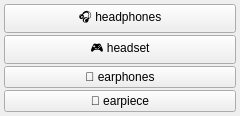
<?xml version="1.0" encoding="UTF-8"?>
<ui version="4.0">
 <class>clothes_headphones_menu</class>
 <widget class="QWidget" name="clothes_headphones_menu">
  <property name="geometry">
   <rect><x>0</x><y>0</y><width>240</width><height>60</height></rect>
  </property>
  <layout class="QGridLayout" name="grid">
   <property name="leftMargin"><number>4</number></property>
   <property name="topMargin"><number>4</number></property>
   <property name="rightMargin"><number>4</number></property>
   <property name="bottomMargin"><number>4</number></property>
   <property name="horizontalSpacing"><number>2</number></property>
   <property name="verticalSpacing"><number>2</number></property>
   <item row="0" column="0">
    <widget class="QPushButton" name="chk_headphones">
     <property name="checkable"><bool>true</bool></property>
     <property name="text"><string>🎧 headphones</string></property>
     <property name="tags" stdset="0"><string>headphones</string></property>
     <property name="group" stdset="0"><string>headphones</string></property>
    </widget>
   </item>
   <item row="1" column="0">
    <widget class="QPushButton" name="chk_headset">
     <property name="checkable"><bool>true</bool></property>
     <property name="text"><string>🎮 headset</string></property>
     <property name="tags" stdset="0"><string>headset</string></property>
     <property name="group" stdset="0"><string>headphones</string></property>
    </widget>
   </item>
   <item row="2" column="0">
    <widget class="QPushButton" name="chk_earphones">
     <property name="checkable"><bool>true</bool></property>
     <property name="text"><string>🎵 earphones</string></property>
     <property name="tags" stdset="0"><string>earphones</string></property>
     <property name="group" stdset="0"><string>headphones</string></property>
    </widget>
   </item>
   <item row="3" column="0">
    <widget class="QPushButton" name="chk_earpiece">
     <property name="checkable"><bool>true</bool></property>
     <property name="text"><string>🦻 earpiece</string></property>
     <property name="tags" stdset="0"><string>earpiece</string></property>
     <property name="group" stdset="0"><string>headphones</string></property>
    </widget>
   </item>
  </layout>
 </widget>
 <resources/>
 <connections/>
</ui>
